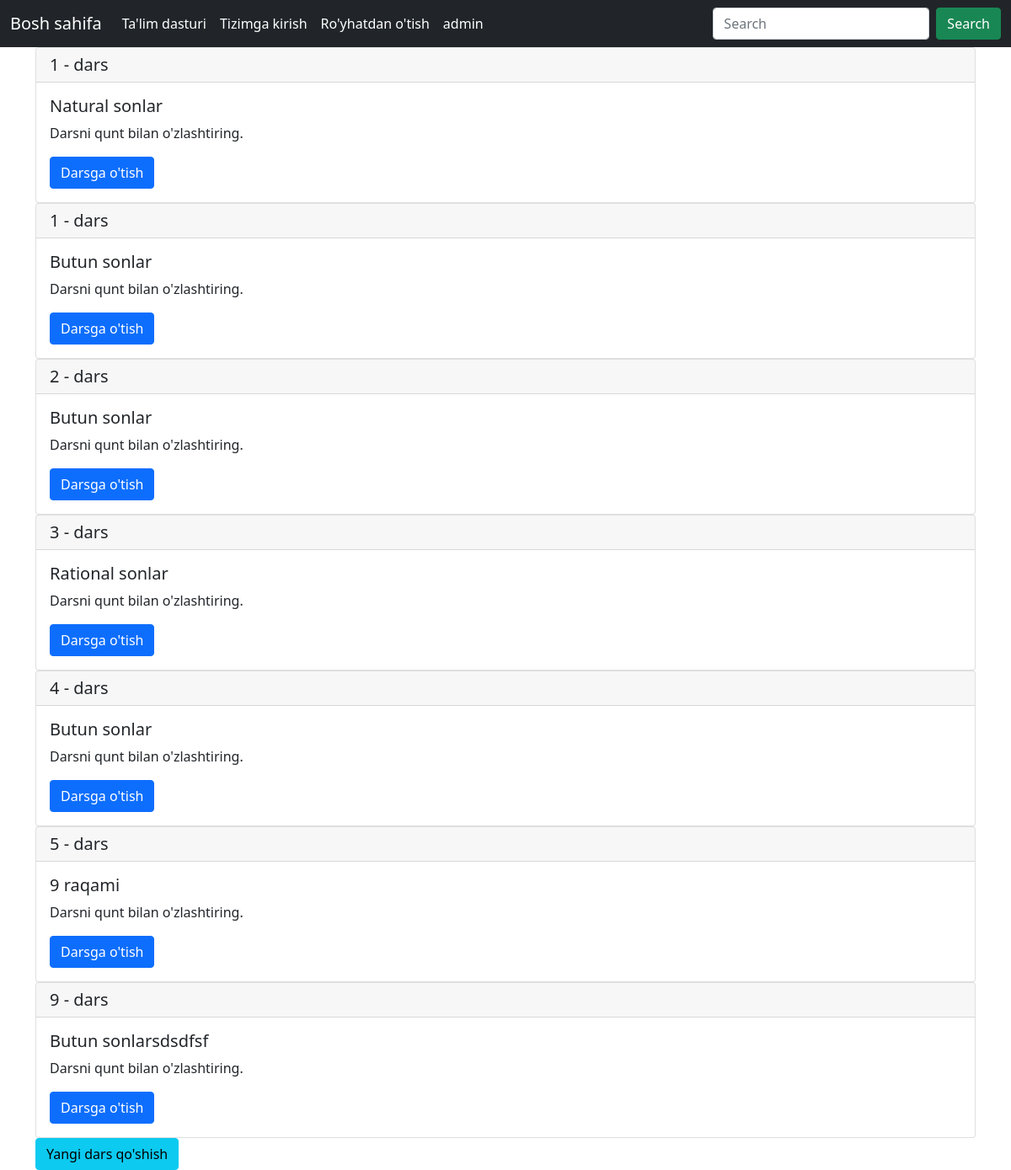
Page /curriculum/1-sinf/1/ on the earlier database version.
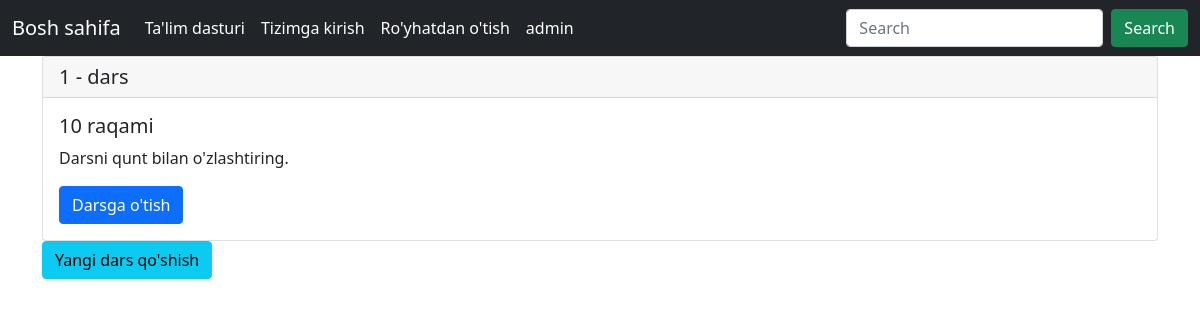
Same page on the later database version.
### curriculum/models.py (models this page shows, shortened)
class Lesson(models.Model):
    lesson_id = models.BigAutoField(primary_key=True, null=False),
    Standard = models.ForeignKey(Standard, on_delete=models.CASCADE)
    created_by = models.ForeignKey(User, on_delete=models.CASCADE)
    created_at = models.DateTimeField(auto_now_add=True)
    subject = models.ForeignKey(Subject, on_delete=models.CASCADE, related_name='lessons')
    name = models.CharField(max_length=250)
    position = models.PositiveSmallIntegerField(verbose_name="Dars tartibi", unique=True)
    slug = models.SlugField(null=True, blank=True)
    video = models.FileField(upload_to=save_lesson_files, verbose_name='Video', blank=True, null=True)
    ppt = models.FileField(upload_to=save_lesson_files, verbose_name='Presentations', blank=True, null=True)
    Notes = models.FileField(upload_to=save_lesson_files, verbose_name='Notes', blank=True, null=True)
    class Meta:
        ordering = ['position']

### curriculum/views.py (the view)
# urls.py: path('<str:standard>/<slug:slug>/', views.LessonListView.as_view(), name='lesson_list'),
class LessonListView(DetailView):
    context_object_name = 'subjects'
    model = Subject
    template_name = 'curriculum/lesson_list_view.html'

### curriculum/templates/curriculum/lesson_list_view.html
{% extends 'base.html' %}
{% block content %}
<div class='container'>
{% for lesson in subjects.lessons.all %}
<div class="card">
  <h5 class="card-header">{{lesson.position}} - dars</h5>
  <div class="card-body">
    <h5 class="card-title">{{lesson.name}}</h5>
    <p class="card-text">Darsni qunt bilan o'zlashtiring.</p>
    <a href="{% url 'curriculum:lesson_detail' slug=lesson.slug subject=subjects.slug standard=lesson.Standard.slug %}">
      <button type="button" class="btn btn-primary"><span>Darsga o'tish</span></button>
    </a>
   </div>
</div>
{% endfor %}
<a href="{% url 'curriculum:lesson_create' standard=subjects.standard.slug slug=subjects.slug %}">
      <button type="button" class="btn btn-info"><span>Yangi dars qo'shish</span></button>
    </a>
</div>
{% endblock content %}

### templates/base.html (shortened to what this page needs)
<!doctype html>
<html lang="en">
  <head>
    <link href="https://cdn.jsdelivr.net/npm/bootstrap@5.0.2/dist/css/bootstrap.min.css" rel="stylesheet">
  </head>
  <body>
  {% load static %}
  <nav class="navbar navbar-expand-lg navbar-dark bg-dark">
  <div class="container-fluid">
    <a class="navbar-brand" href="{% url 'index' %}">Bosh sahifa</a>
    <div class="collapse navbar-collapse" id="navbarSupportedContent">
      <ul class="navbar-nav me-auto mb-2 mb-lg-0">
        <li class="nav-item">
          <a class="nav-link active" aria-current="page" href="{% url 'curriculum:standard_list' %}">Ta'lim dasturi</a>
        </li>
        {% if user.is_authenticated %}
        <li class="nav-item">
          <a class="nav-link active" aria-current="page" href="{% url 'logout' %}">Tizimdan chiqish</a>
        </li>
        {% else %}
        <li class="nav-item">
          <a class="nav-link active" aria-current="page" href="{% url 'login' %}">Tizimga kirish</a>
        </li>
        <li class="nav-item">
          <a class="nav-link active" aria-current="page" href="{% url 'register' %}">Ro'yhatdan o'tish</a>
        </li>
        {% endif %}
        <li class="nav-item">
          <a class="nav-link active" aria-current="page" href="{% url 'admin:index' %}">admin</a>
        </li>
      </ul>
      <form class="d-flex">
        <input class="form-control me-2" type="search" placeholder="Search" aria-label="Search">
        <button class="btn btn-success" type="submit">Search</button>
      </form>
    </div>
  </div>
</nav>
  {% block content %}
  {% endblock %}
  </body>
</html>

Differences in the rows shown:
removed Lesson: position "1", name "Natural sonlar"
removed Lesson: position "1", name "Butun sonlar"
removed Lesson: position "2", name "Butun sonlar"
removed Lesson: position "3", name "Rational sonlar"
removed Lesson: position "4", name "Butun sonlar"
removed Lesson: position "5", name "9 raqami"
removed Lesson: position "9", name "Butun sonlarsdsdfsf"
added Lesson: position "1", name "10 raqami"
